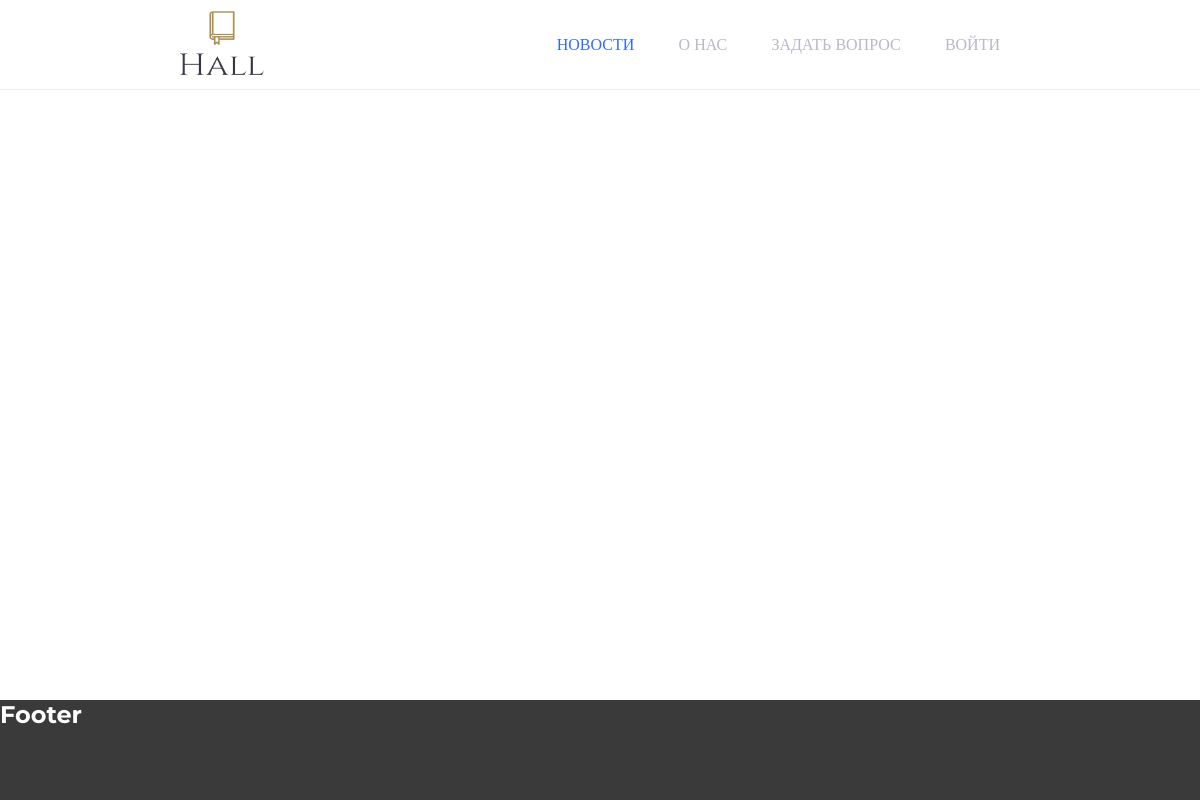
Before: / with the older database file.
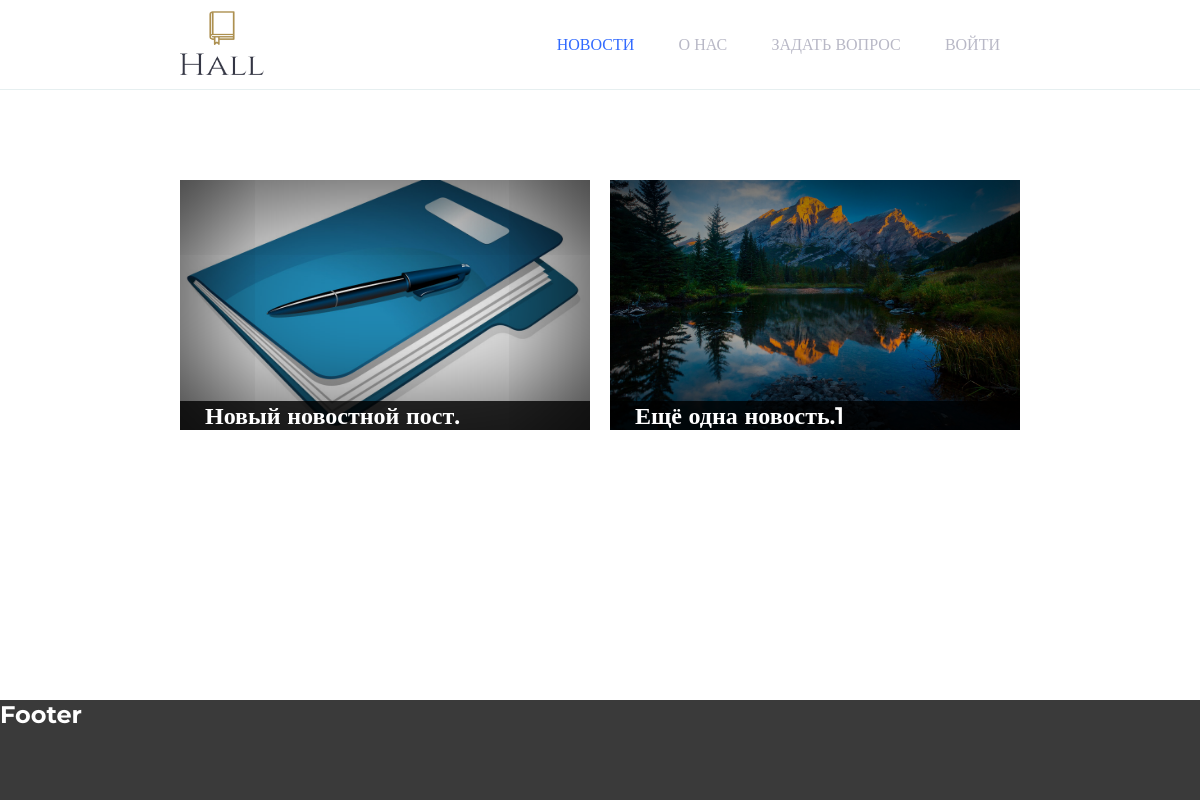
After: the same page with the newer database file.
### hall/models.py (models this page shows)
class NewsPost(models.Model):
  class Meta:
    verbose_name = 'Новостной пост'
    verbose_name_plural = 'Новостные посты'
  title = models.CharField(verbose_name='Заголовок', max_length=128,)
  desc = models.TextField(verbose_name='Контент')
  image = models.ImageField(verbose_name='Обложка')
  is_publish = models.BooleanField(verbose_name='Публиковать', default=False)
  create_date = models.DateTimeField(verbose_name='Дата создания', auto_now_add=True)
  edit_date = models.DateTimeField(verbose_name='Дата изменения', auto_now=True)
  publish_date = models.DateTimeField(verbose_name='Дата публикации')

### hall/views.py (the view)
# urls.py: path('', views.NewsView.as_view(), name='news'),
class NewsView(ListView):
  template_name = 'news.html'
  model = models.NewsPost
  ordering = ['publish_date']
  paginate_by = 10

### hall/templates/news.html (shortened to what this page needs)
{% extends 'base.html' %}
{% load static %}
{% block content %}
  <div class="news-grid">
    {% for post in object_list %}
    <a href="{% url 'newsDetail' pk=post.id %}" class="news-post" style="background-image: url({{post.image.url}});">
      <div class="new-post-wrapper">
        <div class="news-post-title">{{post.title}}</div>
      </div>
    </a>
    {% endfor %}
  </div>
{% endblock %}

### hall/templates/base.html (shortened to what this page needs)
{% load static %}
<!DOCTYPE html>
<html lang="ru">
<head>
  <link rel="stylesheet" href="{% static 'css/main.css' %}">
  <link rel="stylesheet" href="{% static 'css/header.css' %}">
  <link rel="stylesheet" href="{% static 'css/footer.css' %}">
  <link rel="stylesheet" href="{% static 'css/news.css' %}">
</head>
<body>
  <header class="header">
    <a href="{% url 'news' %}" class="header-logo">
      <img src="{% static 'img/logo.png' %}" alt="">
    </a>
    <div class="header-nav-wrapper">
      <nav class="header-nav">
        <a href="{% url 'news' %}" class="{% if request.resolver_match.view_name == 'news' %}active{% endif %}">Новости</a>
        <a href="{% url 'about' %}" class="{% if request.resolver_match.view_name == 'about' %}active{% endif %}">О нас</a>
        <a href="{% url 'contact' %}" class="{% if request.resolver_match.view_name == 'contact' %}active{% endif %}">Задать вопрос</a>
        {% if request.user.is_authenticated %}
        <a href="{% url 'profile' pk=request.user.id %}" class="{% if request.resolver_match.view_name == 'profile' %}active{% endif %}">Личный кабинет</a>
        {% else %}
        <a href="{% url 'login' %}" class="{% if request.resolver_match.view_name == 'login' %}active{% endif %}">Войти</a>
        {% endif %}
      </nav>
    </div>
  </header>
  <main class="content">
    <div class="container">
      {% block content %}{% endblock %}
    </div>
  </main>
  <footer class='footer dark'>
    <h2>Footer</h2>
  </footer>
</body>
</html>

### hall/static/css/main.css (style rules this page uses)
:root { --container-padding: 15%; --primary-color: #316AFF; --light-color: #B8B8C6; --dark-color: #2d3436; --border-color: #E6EFF0; --header-height: 90px; }
html { height: 100%; }
body { display: flex; flex-direction: column; height: 100%; }
footer { flex: 0 0 100px; }
.dark { background-color: rgb(58, 58, 58); color: white; }
* { margin: 0px; padding: 0px; font-family: Montserrat; box-sizing: border-box; }
.container { padding: 90px var(--container-padding); display: flex; flex-direction: column; }

### hall/static/css/header.css (style rules this page uses)
.header { display: flex; min-height: var(--header-height); max-height: var(--header-height); align-items: center; justify-content: space-between; padding: 10px var(--container-padding); border-bottom: 1px solid var(--border-color); }
.header-nav-wrapper { display: flex; }
.header .header-nav-wrapper .header-nav a { color: var(--light-color); text-decoration: none; text-transform: uppercase; padding: 10px 20px; outline: none; font-weight: 500; }
.header .header-nav-wrapper .header-nav a:hover, .header .header-nav-wrapper .header-nav a.active { color: var(--primary-color); transition: 0.3s; }
.header-logo img { width: 84px; height: 64px; }

### hall/static/css/footer.css (style rules this page uses)
.footer { margin-top: auto; }
a { text-decoration: none; }

### hall/static/css/news.css (style rules this page uses)
.news-grid { display: grid; grid-template-columns: repeat(2, 1fr); grid-gap: 20px; }
.news-post { width: 100%; height: 250px; background-repeat: no-repeat; background-position: center; background-size: cover; }
.news-post-title { color: white; font-size: 24px; font-weight: 600; padding: 0px 25px; background: rgba(0, 0, 0, 0.8) }
.new-post-wrapper { width: 100%; height: 100%; box-shadow: inset 0px 0px 150px 0px black; display: flex; flex-direction: column; justify-content: flex-end; position: relative; }

Changed rows visible on the page:
added NewsPost: image (picture), title "Новый новостной пост."
added NewsPost: image (picture), title "Ещё одна новость.1"
